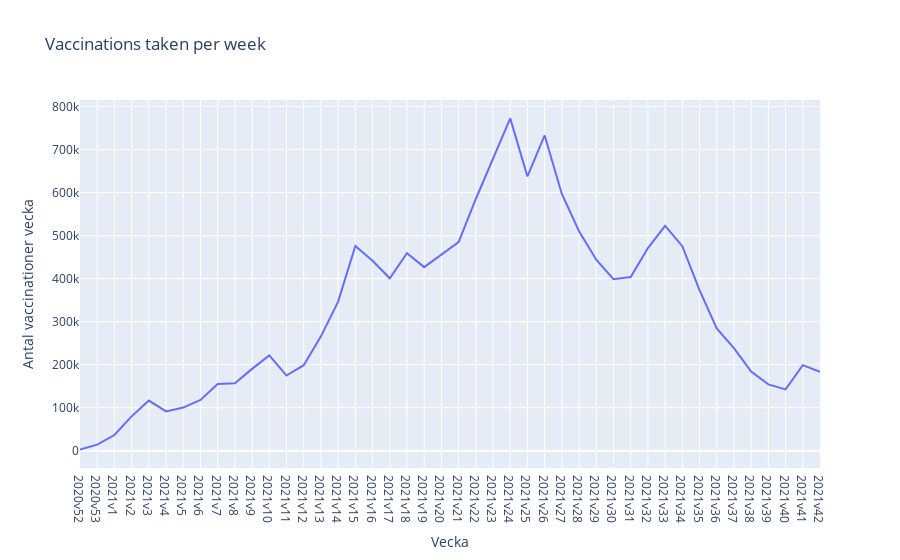

The notebook cell this image was saved under:
### Code cell
# Vaccinations performed everyweek

vaccionation_per_week = pd.read_excel(covid19_vaccine_file_path, sheet_name="Vaccinationer tidsserie")

vaccionation_per_week = vaccionation_per_week[vaccionation_per_week["Region"]=="| Sverige |"].drop(columns="Region")

vaccionation_per_week["Vecka"] = vaccionation_per_week["År"].astype(str) + "v" +vaccionation_per_week["Vecka"].astype(str)

vaccionation_per_week = vaccionation_per_week.reset_index(drop=True)

new_values = [vaccionation_per_week["Antal vaccinationer"][0]]

for i in range(1,len(vaccionation_per_week)):
    new_values.append(vaccionation_per_week["Antal vaccinationer"][i]-vaccionation_per_week["Antal vaccinationer"][i-1])

vaccionation_per_week = vaccionation_per_week.drop(columns="År")
vaccionation_per_week["Antal vaccinationer vecka"] = new_values


fig = px.line(data_frame=vaccionation_per_week, 
                x = "Vecka", 
                y="Antal vaccinationer vecka", 
                title = "Vaccinations taken per week")

fig.show()

fig.write_html("Visualiseringar/Upp3_KPI3_Vaccinations_taken_per_week.html")

### Figure 1 — Plotly figure (JSON) as saved in the notebook; plotly's stock layout.template omitted (floating-point values rounded to 4 significant figures)
{"data": [{"hovertemplate": "Vecka=%{x}<br>Antal vaccinationer vecka=%{y}<extra></extra>", "legendgroup": "", "line": {"color": "#636efa", "dash": "solid"}, "marker": {"symbol": "circle"}, "mode": "lines", "name": "", "orientation": "v", "showlegend": false, "type": "scatter", "x": ["2020v52", "2020v53", "2021v1", "2021v2", "2021v3", "2021v4", "2021v5", "2021v6", "2021v7", "2021v8", "2021v9", "2021v10", "2021v11", "2021v12", "2021v13", "2021v14", "2021v15", "2021v16", "2021v17", "2021v18", "2021v19", "2021v20", "2021v21", "2021v22", "2021v23", "2021v24", "2021v25", "2021v26", "2021v27", "2021v28", "2021v29", "2021v30", "2021v31", "2021v32", "2021v33", "2021v34", "2021v35", "2021v36", "2021v37", "2021v38", "2021v39", "2021v40", "2021v41", "2021v42"], "xaxis": "x", "y": [2472, 14042, 36430, 79794, 116557, 91186, 100166, 118038, 154788, 156726, 190129, 221564, 174629, 198655, 265806, 346479, 475784, 441495, 400737, 459140, 426699, 454895, 484804, 585180, 680932, 772586, 637608, 732946, 596962, 510144, 443921, 398848, 403675, 471074, 522590, 475436, 373104, 284244, 238277, 183969, 154040, 142587, 198927, 183569], "yaxis": "y"}], "layout": {"legend": {"tracegroupgap": 0}, "title": {"text": "Vaccinations taken per week"}, "xaxis": {"anchor": "y", "domain": [0, 1], "title": {"text": "Vecka"}}, "yaxis": {"anchor": "x", "domain": [0, 1], "title": {"text": "Antal vaccinationer vecka"}}}}
